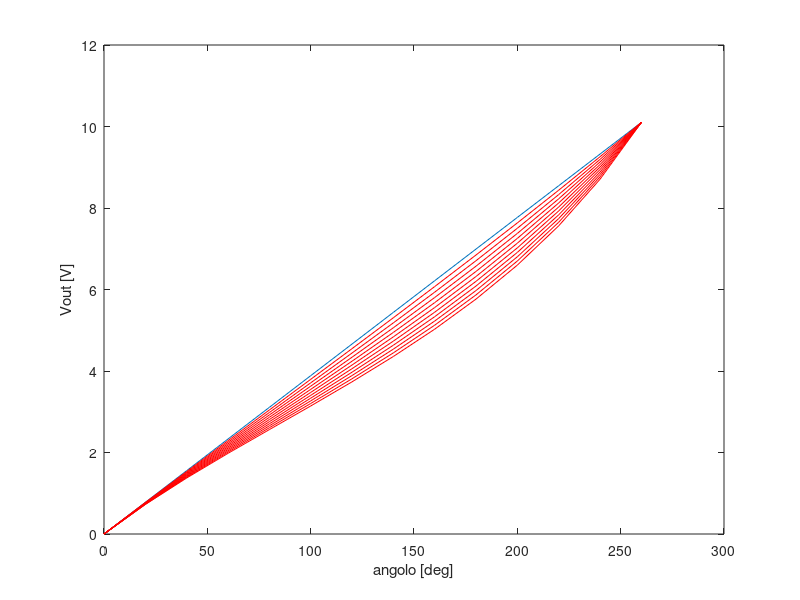
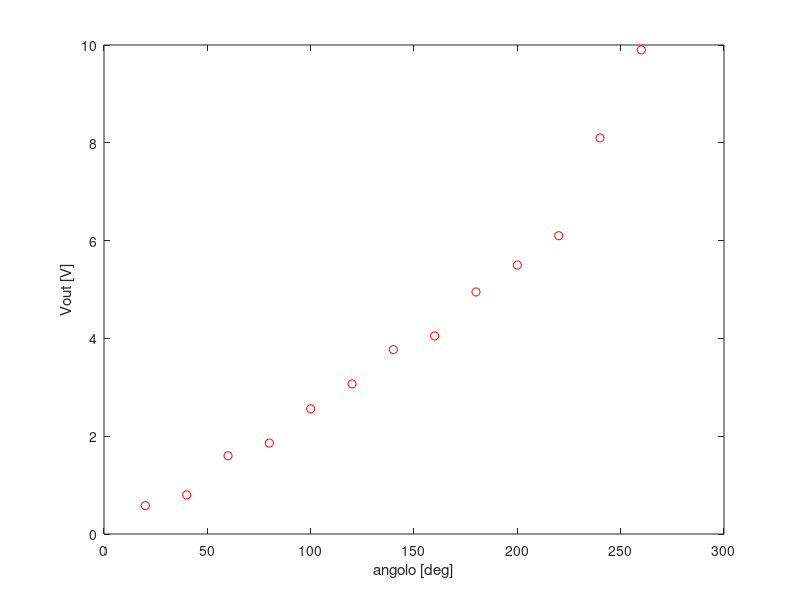
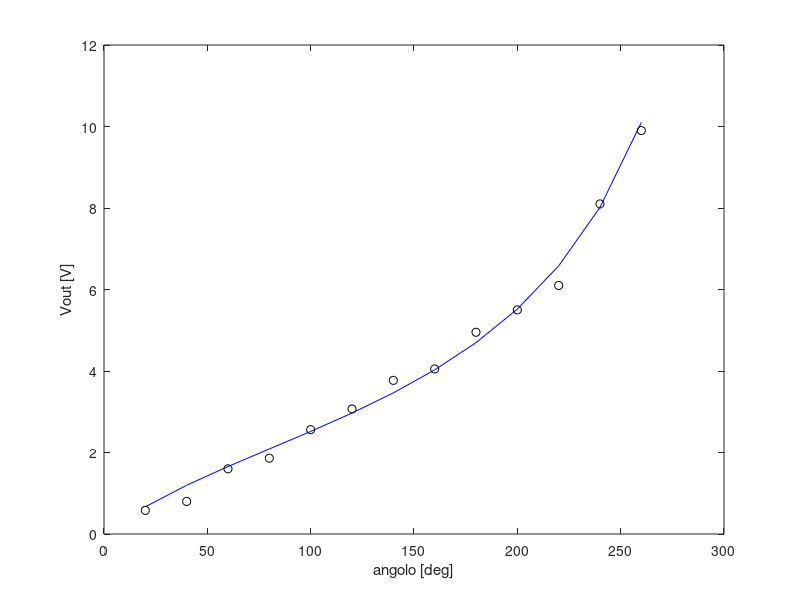
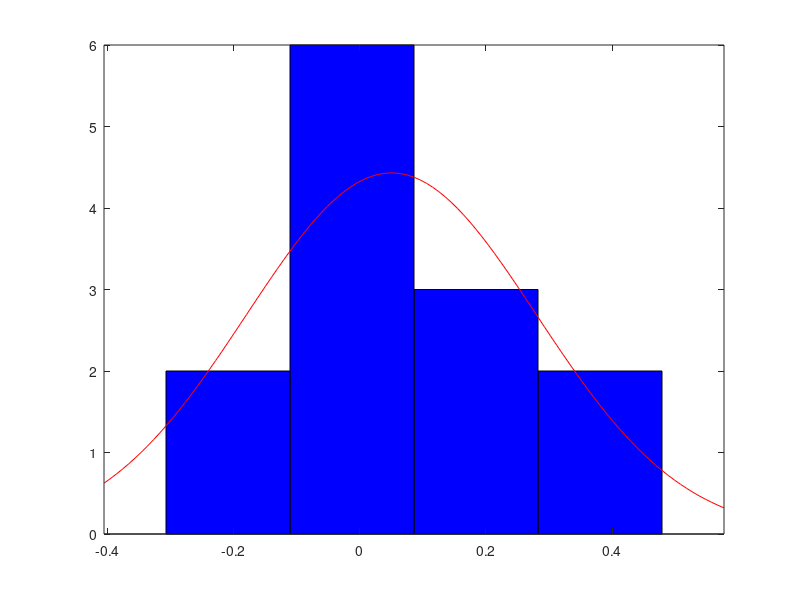

Source code (MATLAB) for these figures, in order:
%% Confronto ideale e reale al crescere di Rp/Rm
clc;
clear all;
close all;

V0 = 10.1; % Tensione di alimentazione
L = 260; % Angolo totale di escursione

theta = 0:20:260;

V = V0 * theta/L;

k = 0.1:0.1:1.0; % k = Rp/Rm

Vr = []; % conterra' le future tensioni reali al variare di k

figure
plot(theta, V);

% V = (V0 * theta/L) ./(1 + k(:,ii) * theta/L .* (1 - theta/L)) modello
% reale
hold on

for ii = 1:length(k)
    Vr = [Vr; (V0 * theta/L) ./(1 + k(:,ii) * theta/L .* (1 - theta/L))];
    plot(theta, Vr(ii,:), '-r')
end

hold off
xlabel('angolo [deg]');
ylabel('Vout [V]');

%% OTTIMIZZAZIONE
% DATI 2005
clc;
clear;
close all;

V0 = 10.1; % Tensione di alimentazione
L = 260; % Angolo totale di escursione

theta = [20   40   60   80   100  120  140  160  180  200  220  240  260];
Vout = [0.58 0.8  1.6  1.86 2.56 3.07 3.77 4.05 4.95 5.5  6.1  8.1  9.9]; 
    
% Plot
figure
plot(theta, Vout, 'or')
xlabel('angolo [deg]');
ylabel('Vout [V]');

y = Vout;

% V = V0 * x/L /(1+p*x/L*(1-x/L))
fun = @(p)((V0 * theta/L) ./(1+p*theta/L.*(1-theta/L))- y);

options = optimset('Algorithm','levenberg-marquardt', 'Display','iter', 'TolFun', 1e-20 );
x0 = 0.11;

k = lsqnonlin(fun,x0,[],[],options);


% plotto
Vest = (V0 * theta/L) ./(1 + k * theta/L .* (1-theta/L));

figure
plot(theta, Vest, '-b');
hold on
plot(theta, y, 'ok');
hold off
xlabel('angolo [deg]');
ylabel('Vout [V]');

% calcolo dei residui
r = (V0 * theta/L) ./(1+k*theta/L.*(1-theta/L))- y;

figure
histfit(r);

figure
normplot(r);
